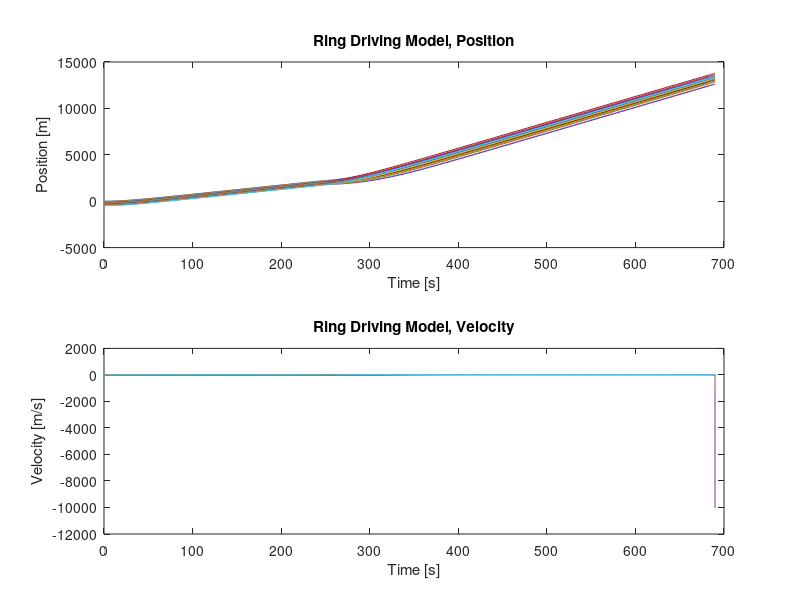

Here is the MATLAB script that generated this plot:
function trafficDynamics
global v0 T s0 a b L delta N C;
v0 = 28; %Desired Speed [m/s]
T = 1.8; %Time [s]
s0 = 2.0; %Minimum gap [m]
a = 0.3; %Acceleration [m/s^2]
b = 3; %Deceleration [m/s^2]
L = 5; %Length of car [m]
delta = 4; %Acceleration exponent
endtime = 50*60; %[min] to [s]
d_Xinit = s0+L; %Length of cars + distance between
N = 20; %Number of cars
C = 500; %[m] circumference of the ring
if C/N <= L
    error('can not devide cars evenly on the ring with the gap between front bumper and rear bumper more than L')
end

i = 1:N;
%xinit_lin = -(i(1:N)-1)*(L + d_Xinit);
%vinit_lin = zeros(N,1);

xinit_ring = -(i(1:N) - 1).*(C/N);
vinit_ring = zeros(N,1);

[time, M] = ode45(@idm_ring, [0, endtime], [xinit_ring';vinit_ring]);
%[time, M] = ode45(@idm_linear, [0,endtime], [xinit_lin';vinit_lin]);
pos = M(:,1:N);
vel = M(:,N+1:2*N);
figure(1)
hold on;

subplot(2,1,1)
plot(time,pos)
title("Ring Driving Model, Position");
%title("Linear Driving Model, Position");
xlabel("Time [s]");
ylabel("Position [m]");

subplot(2,1,2)
plot(time, vel);
title("Ring Driving Model, Velocity");
%title(Linear Driving Model, Velocity");
xlabel("Time [s]");
ylabel("Velocity [m/s]");
hold off;
end%main

function rate = idm_linear(t, X)
% IDM: Intellegent Driver model

global N a v0 L delta T s0 b;
% unpack your variables array X
% note that you can either use the length function to find mcars
% or nest this inside your main function to share that variable between main and sub function.
x = X(1:N); % positions
v = X(N+1:2*N); % velocities

dx(1:N)=v(1:N);
% loop over cars
deltav(1) = 0;
deltav(2:N) = -v(2:N) + v(1:N-1);

% here you enter your Matlab code to apply the rate formulas for the IDM model
% This will be a little different for line of cars vs ring road and will need special
% consideration for the first car.

dv = zeros(1,N);

for i = 1:N
if i == 1
dv(i) = a*(1-(v(i)/v0).^delta);
else
S = ((x(i-1)-x(i))-L);
s=s_star(v(i),deltav(i));
dv(i) = a*(1-(v(i)./v0).^delta - (s/S).^2);
end

end
% Pack the rate array
rate(1:N) = dx;
rate(N+1:2*N) = dv;
rate = rate'; % convert from row to column

function s_asterix = s_star(vel, delv)
s_asterix = s0 + vel*T + ((vel*delv)./(2*sqrt(a*b)));
end

end%linear

function rate = idm_ring(t, X)
% IDM: Intellegent Driver model

global N a v0 L delta T s0 b C;
% unpack your variables array X
% note that you can either use the length function to find mcars
% or nest this inside your main function to share that variable between main and sub function.
x = X(1:N); % positions
v = X(N+1:2*N); % velocities

dx(1:N)=v(1:N);
% loop over cars
deltav(1) = -v(1) + v(N);
deltav(2:N) = -v(2:N) + v(1:N-1);

% here you enter your Matlab code to apply the rate formulas for the IDM model
% This will be a little different for line of cars vs ring road and will need special
% consideration for the first car.

dv = zeros(1,N);

for i = 1:N

if i == 1
    S = ((x(end)-x(i) + C)-L);
else
    S = ((x(i-1)-x(i))-L);
end

s=s_star(v(i),deltav(i));
dv(i) = a*(1-(v(i)./v0).^delta - (s/S).^2);

end

% Pack the rate array
rate(1:N) = dx;
rate(N+1:2*N) = dv;
rate = rate'; % convert from row to column

function s_asterix = s_star(vel, delv)
s_asterix = s0 + vel*T + ((vel*delv)./(2*sqrt(a*b)));
end

end%ring